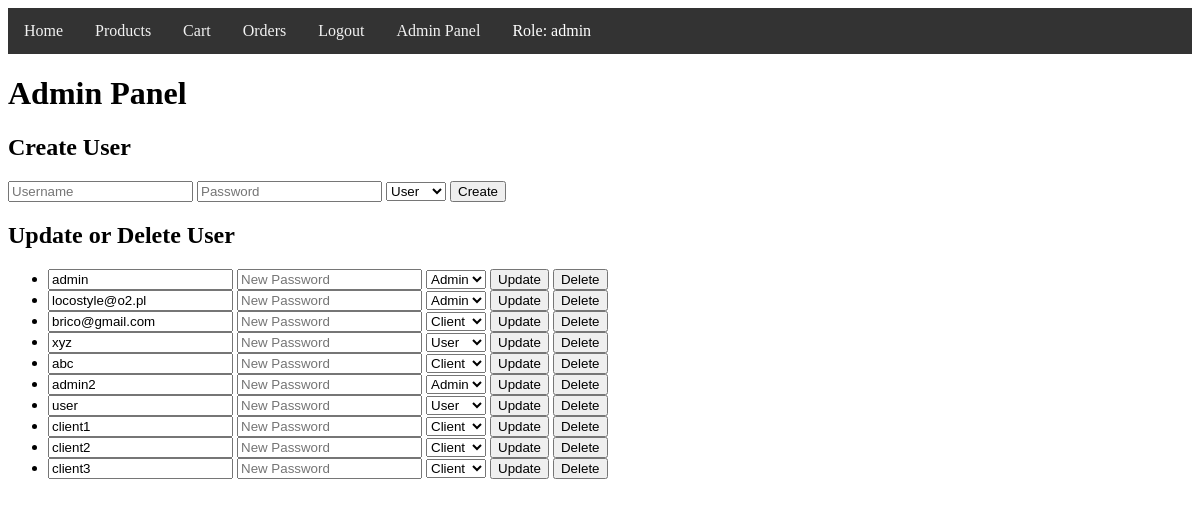
The app's page /admin (signed in), older data.
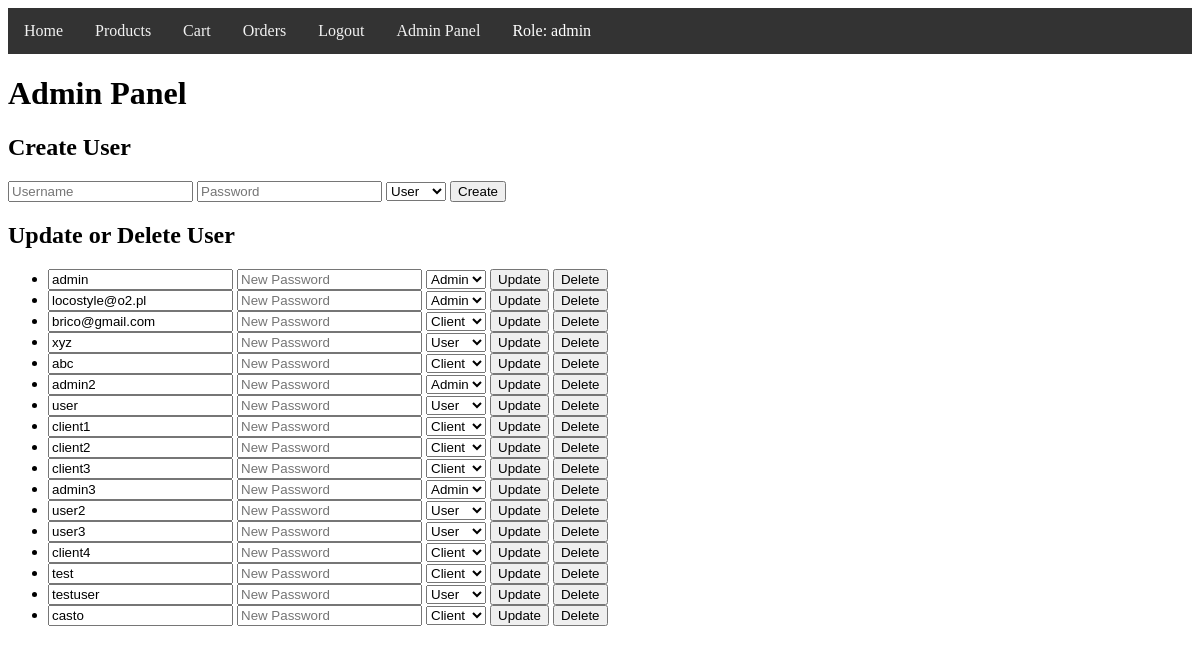
The same page, newer data.
### models/user/user.py (models this page shows)
class User(db.Model):
    id = db.Column(db.Integer, primary_key=True)
    username = db.Column(db.String(150), unique=True, nullable=False)
    password = db.Column(db.String(150), nullable=False)
    role = db.Column(db.String(50), nullable=False, default='user')  # Nowa kolumna
    orders = db.relationship('Order', backref='user', lazy=True)

### controllers/user/user_view.py (the view, shortened to what this page needs)
@user_blueprint.route('/admin', methods=['GET', 'POST'])
def admin():
    if 'user_id' not in session:
        flash('You need to be logged in as admin to access this page.', 'danger')
        return redirect(url_for('user.login'))
    user = User.query.get(session['user_id'])
    if user.role != 'admin':
        flash('You do not have permission to access this page.', 'danger')
        return redirect(url_for('user.home'))
    return render_template('admin.html', users=user_repository.get_all_users(), user=user)

### controllers/user/user_repository.py (called while the page is built)
    def get_all_users(self):
        return User.query.all()

### templates/admin.html (shortened to what this page needs)
{% extends "base.html" %}
{% block content %}
<h1>Admin Panel</h1>
<h2>Create User</h2>
<form method="POST">
    <input type="text" name="username" placeholder="Username" required>
    <input type="password" name="password" placeholder="Password" required>
    <select name="role" required>
        <option value="user">User</option>
    </select>
    <button type="submit">Create</button>
</form>
<h2>Update or Delete User</h2>
<ul>
    {% for user in users %}
    <li>
        <form method="POST" style="display:inline;">
            <input type="text" name="username" value="{{ user.username }}">
            <input type="password" name="password" placeholder="New Password">
            <select name="role">
                <option value="user" {% if user.role == 'user' %}selected{% endif %}>User</option>
                <option value="client" {% if user.role == 'client' %}selected{% endif %}>Client</option>
                <option value="admin" {% if user.role == 'admin' %}selected{% endif %}>Admin</option>
            </select>
            <button type="submit">Update</button>
        </form>
        <form method="POST" style="display:inline;">
            <button type="submit">Delete</button>
        </form>
    </li>
    {% endfor %}
</ul>
{% endblock %}

### templates/base.html (shortened to what this page needs)
<!doctype html>
<html lang="en">
<head>
</head>
<body>
    <div class="navbar">
        <a href="{{ url_for('user.home') }}">Home</a>
        {% if session.get('user_id') %}
            <a href="{{ url_for('product.products') }}">Products</a>
            <a href="{{ url_for('order.cart') }}">Cart</a>
            <a href="{{ url_for('order.orders') }}">Orders</a>
            <a href="{{ url_for('user.logout') }}">Logout</a>
            {% if session.get('role') == 'admin' %}
                <a href="{{ url_for('user.admin') }}">Admin Panel</a>
            {% endif %}
            <span style="color: white; padding: 14px 16px;">Role: {{ session.get('role') }}</span>
        {% else %}
            <a href="{{ url_for('user.login') }}">Login</a>
        {% endif %}
    </div>
    {% block content %}{% endblock %}
</body>
</html>

### templates/base.html (style rules this page uses)
.navbar { display: flex; background-color: #333; overflow: hidden; }
.navbar a { float: left; display: block; color: #f2f2f2; text-align: center; padding: 14px 16px; text-decoration: none; }

Row changes from the older to the newer data that the page shows:
added User: username "admin3", role "Admin"
added User: username "user2", role "User"
added User: username "user3", role "User"
added User: username "client4", role "Client"
added User: username "test", role "Client"
added User: username "testuser", role "User"
added User: username "casto", role "Client"
